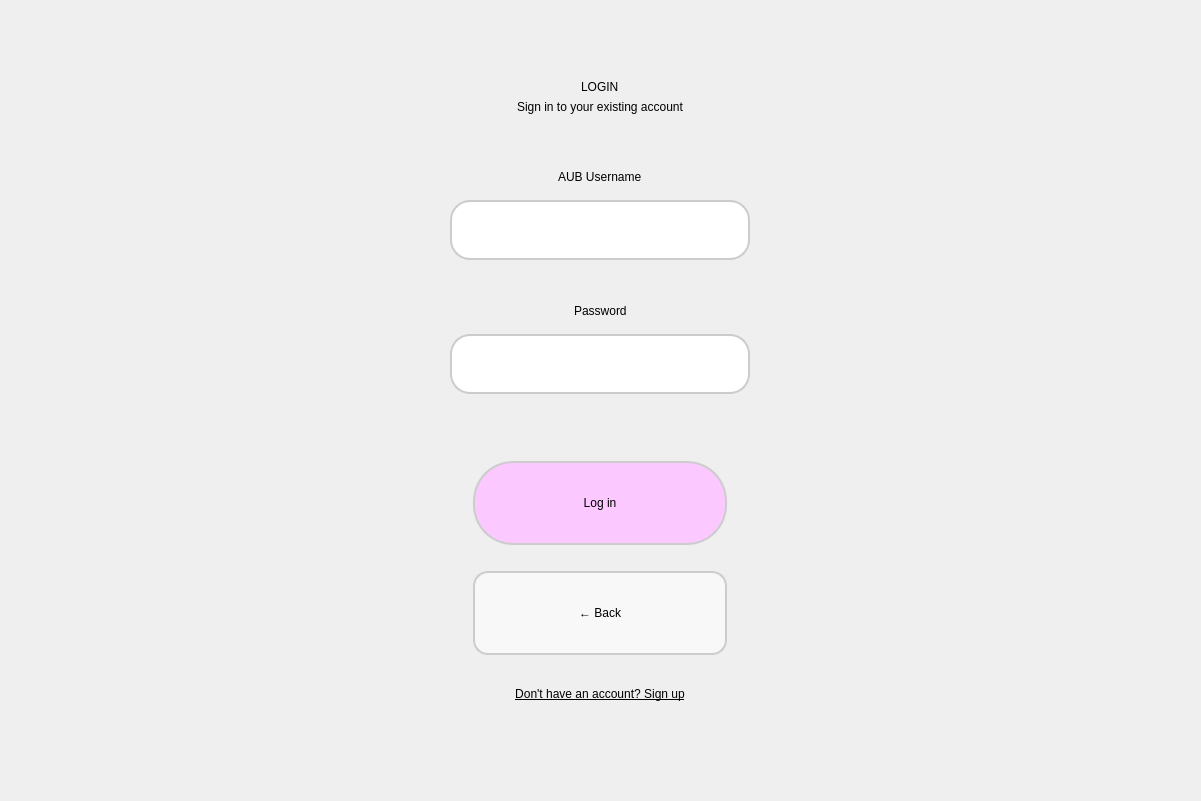
<?xml version="1.0" encoding="UTF-8"?>
<ui version="4.0">
 <class>Dialog</class>
 <widget class="QDialog" name="Dialog">
  <property name="geometry">
   <rect>
    <x>0</x>
    <y>0</y>
    <width>1201</width>
    <height>801</height>
   </rect>
  </property>
  <property name="windowTitle">
   <string>AUBus</string>
  </property>
  <widget class="QWidget" name="widget" native="true">
   <property name="geometry">
    <rect>
     <x>0</x>
     <y>0</y>
     <width>1201</width>
     <height>801</height>
    </rect>
   </property>
   <property name="styleSheet">
    <string notr="true">
QWidget#widget {
    background-color: qlineargradient(
        spread:pad, x1:0.1, y1:0.1, x2:0.9, y2:0.9,
        stop:0 rgba(10, 158, 190, 255),
        stop:1 rgba(170, 255, 255, 255)
    );
}
QPushButton {
    background-color: rgb(251, 201, 255);
    color: black;
    border-radius: 40px;
    border: 2px solid #cccccc;
    min-width: 250px;
    min-height: 80px;
    font: 63 12pt &quot;Sitka Heading Semibold&quot;;
}
QPushButton:hover {
    background-color: #e6f7ff;
}
QPushButton:pressed {
    background-color: #b3ecff;
}
QLabel {
    color: black;
    font: 63 10pt &quot;Sitka Heading Semibold&quot;;
}
QLineEdit {
    background-color: white;
    border-radius: 20px;
    border: 2px solid #cccccc;
    padding: 8px;
    font: 10pt &quot;Segoe UI&quot;;
    min-height: 40px;
}
    </string>
   </property>
   <layout class="QVBoxLayout" name="verticalLayout">
    <item>
     <spacer name="verticalSpacerTop">
      <property name="orientation">
       <enum>Qt::Vertical</enum>
      </property>
      <property name="sizeHint" stdset="0">
       <size>
        <width>20</width>
        <height>80</height>
       </size>
      </property>
     </spacer>
    </item>
    <item alignment="Qt::AlignHCenter">
     <widget class="QLabel" name="label">
      <property name="styleSheet">
       <string notr="true">
font: 63 48pt &quot;Sitka Heading Semibold&quot;;
color: black;
       </string>
      </property>
      <property name="text">
       <string>LOGIN</string>
      </property>
     </widget>
    </item>
    <item alignment="Qt::AlignHCenter">
     <widget class="QLabel" name="label_2">
      <property name="styleSheet">
       <string notr="true">
font: 63 14pt &quot;Sitka Heading Semibold&quot;;
color: black;
       </string>
      </property>
      <property name="text">
       <string>Sign in to your existing account</string>
      </property>
     </widget>
    </item>
    <item>
     <spacer name="spacer1">
      <property name="orientation">
       <enum>Qt::Vertical</enum>
      </property>
      <property name="sizeHint" stdset="0">
       <size>
        <width>20</width>
        <height>50</height>
       </size>
      </property>
     </spacer>
    </item>
    <item alignment="Qt::AlignHCenter">
     <widget class="QLabel" name="label_3">
      <property name="text">
       <string>AUB Username</string>
      </property>
     </widget>
    </item>
    <item alignment="Qt::AlignHCenter">
     <widget class="QLineEdit" name="emailfield">
      <property name="minimumSize">
       <size>
        <width>300</width>
        <height>60</height>
       </size>
      </property>
      <property name="maximumSize">
       <size>
        <width>300</width>
        <height>40</height>
       </size>
      </property>
     </widget>
    </item>
    <item>
     <spacer name="spacer2">
      <property name="orientation">
       <enum>Qt::Vertical</enum>
      </property>
      <property name="sizeHint" stdset="0">
       <size>
        <width>20</width>
        <height>20</height>
       </size>
      </property>
     </spacer>
    </item>
    <item alignment="Qt::AlignHCenter">
     <widget class="QLabel" name="label_4">
      <property name="text">
       <string>Password</string>
      </property>
     </widget>
    </item>
    <item alignment="Qt::AlignHCenter">
     <widget class="QLineEdit" name="passwordfield">
      <property name="minimumSize">
       <size>
        <width>300</width>
        <height>60</height>
       </size>
      </property>
      <property name="maximumSize">
       <size>
        <width>300</width>
        <height>40</height>
       </size>
      </property>
      <property name="echoMode">
       <enum>QLineEdit::Password</enum>
      </property>
     </widget>
    </item>
    <item>
     <spacer name="spacer3">
      <property name="orientation">
       <enum>Qt::Vertical</enum>
      </property>
      <property name="sizeHint" stdset="0">
       <size>
        <width>20</width>
        <height>30</height>
       </size>
      </property>
     </spacer>
    </item>
    <item alignment="Qt::AlignHCenter">
     <widget class="QLabel" name="error">
      <property name="styleSheet">
       <string notr="true">color:rgb(255, 0, 0); font: 10pt &quot;MS Shell Dlg 2&quot;;</string>
      </property>
      <property name="text">
       <string/>
      </property>
     </widget>
    </item>
    <item alignment="Qt::AlignHCenter">
     <widget class="QPushButton" name="login">
      <property name="minimumSize">
       <size>
        <width>254</width>
        <height>84</height>
       </size>
      </property>
      <property name="maximumSize">
       <size>
        <width>250</width>
        <height>80</height>
       </size>
      </property>
      <property name="text">
       <string>Log in</string>
      </property>
     </widget>
    </item>
    <item alignment="Qt::AlignHCenter">
     <widget class="QPushButton" name="backButtonLogin">
      <property name="minimumSize">
       <size>
        <width>254</width>
        <height>84</height>
       </size>
      </property>
      <property name="maximumSize">
       <size>
        <width>150</width>
        <height>40</height>
       </size>
      </property>
      <property name="styleSheet">
       <string notr="true">background-color: rgba(255, 255, 255, 150); border-radius: 15px; font: 63 10pt &quot;Sitka Heading Semibold&quot;;</string>
      </property>
      <property name="text">
       <string>← Back</string>
      </property>
     </widget>
    </item>
    <item>
     <spacer name="spacerSignupLink">
      <property name="orientation">
       <enum>Qt::Vertical</enum>
      </property>
      <property name="sizeHint" stdset="0">
       <size>
        <width>20</width>
        <height>10</height>
       </size>
      </property>
     </spacer>
    </item>
    <item alignment="Qt::AlignHCenter">
     <widget class="QLabel" name="signupLink">
      <property name="styleSheet">
       <string notr="true">color: black; font: 63 10pt &quot;Sitka Heading Semibold&quot;; text-decoration: underline;</string>
      </property>
      <property name="text">
       <string>Don't have an account? Sign up</string>
      </property>
      <property name="alignment">
       <set>Qt::AlignCenter</set>
      </property>
     </widget>
    </item>
    <item>
     <spacer name="verticalSpacerBottom">
      <property name="orientation">
       <enum>Qt::Vertical</enum>
      </property>
      <property name="sizeHint" stdset="0">
       <size>
        <width>20</width>
        <height>100</height>
       </size>
      </property>
     </spacer>
    </item>
   </layout>
  </widget>
 </widget>
 <resources/>
 <connections/>
</ui>
